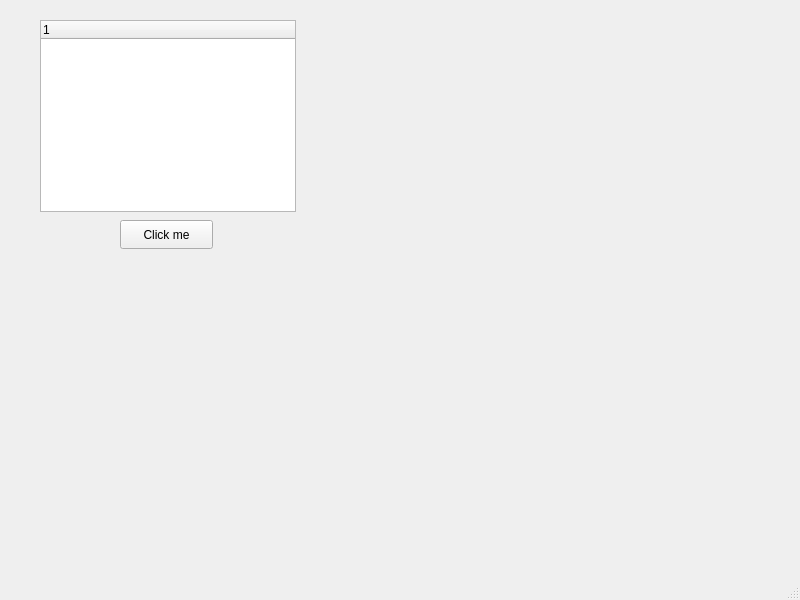
<?xml version="1.0" encoding="UTF-8"?>
<ui version="4.0">
 <class>MainWindow</class>
 <widget class="QMainWindow" name="MainWindow">
  <property name="geometry">
   <rect>
    <x>0</x>
    <y>0</y>
    <width>800</width>
    <height>600</height>
   </rect>
  </property>
  <property name="windowTitle">
   <string>MainWindow</string>
  </property>
  <widget class="QWidget" name="centralwidget">
   <widget class="QPushButton" name="pushButton">
    <property name="geometry">
     <rect>
      <x>120</x>
      <y>220</y>
      <width>93</width>
      <height>29</height>
     </rect>
    </property>
    <property name="text">
     <string>Click me</string>
    </property>
   </widget>
   <widget class="QTreeWidget" name="treeWidget">
    <property name="geometry">
     <rect>
      <x>40</x>
      <y>20</y>
      <width>256</width>
      <height>192</height>
     </rect>
    </property>
    <column>
     <property name="text">
      <string notr="true">1</string>
     </property>
    </column>
   </widget>
  </widget>
  <widget class="QMenuBar" name="menubar">
   <property name="geometry">
    <rect>
     <x>0</x>
     <y>0</y>
     <width>800</width>
     <height>26</height>
    </rect>
   </property>
  </widget>
  <widget class="QStatusBar" name="statusbar"/>
 </widget>
 <resources/>
 <connections/>
</ui>
